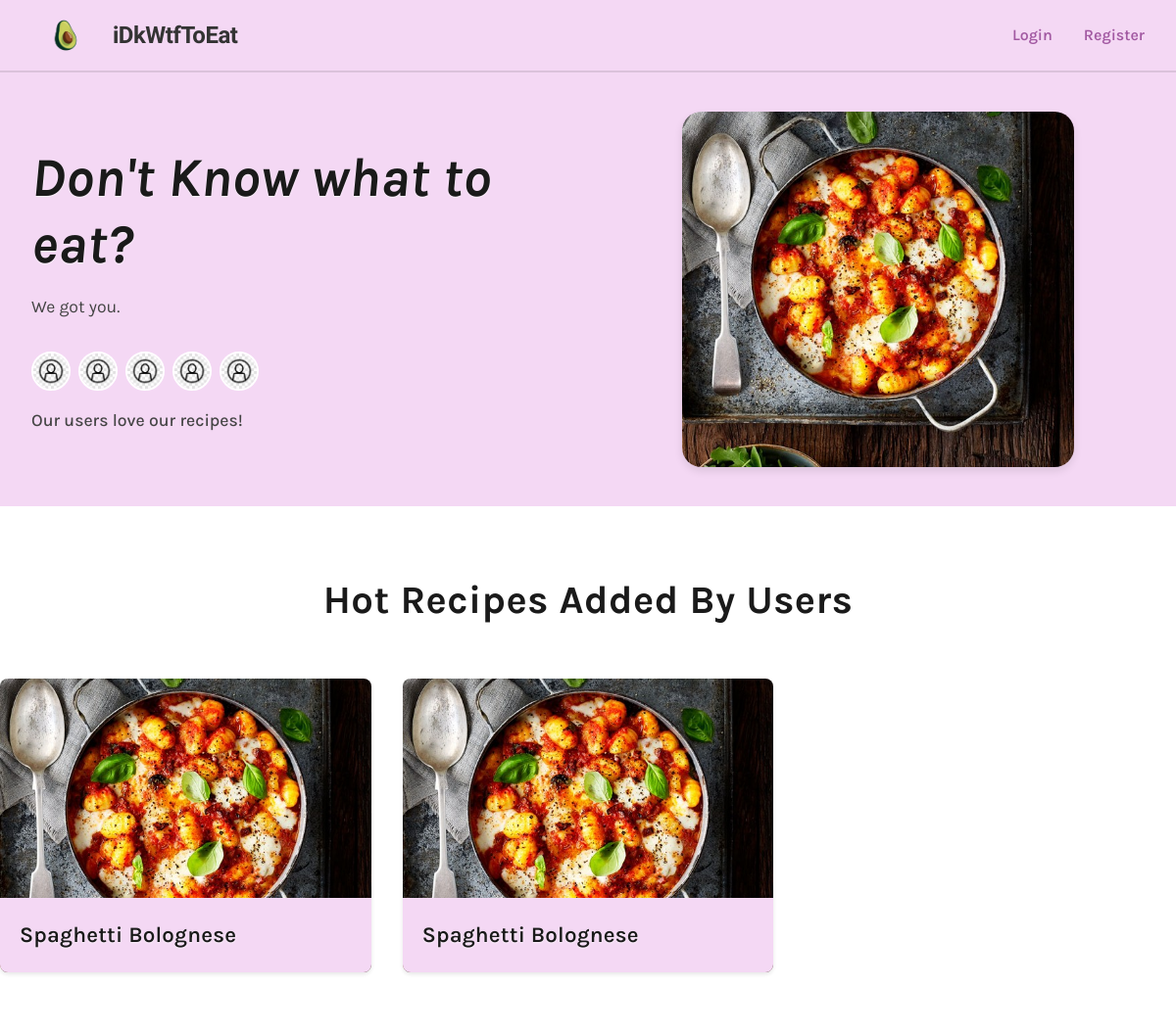
The page /index on the database as committed earlier.
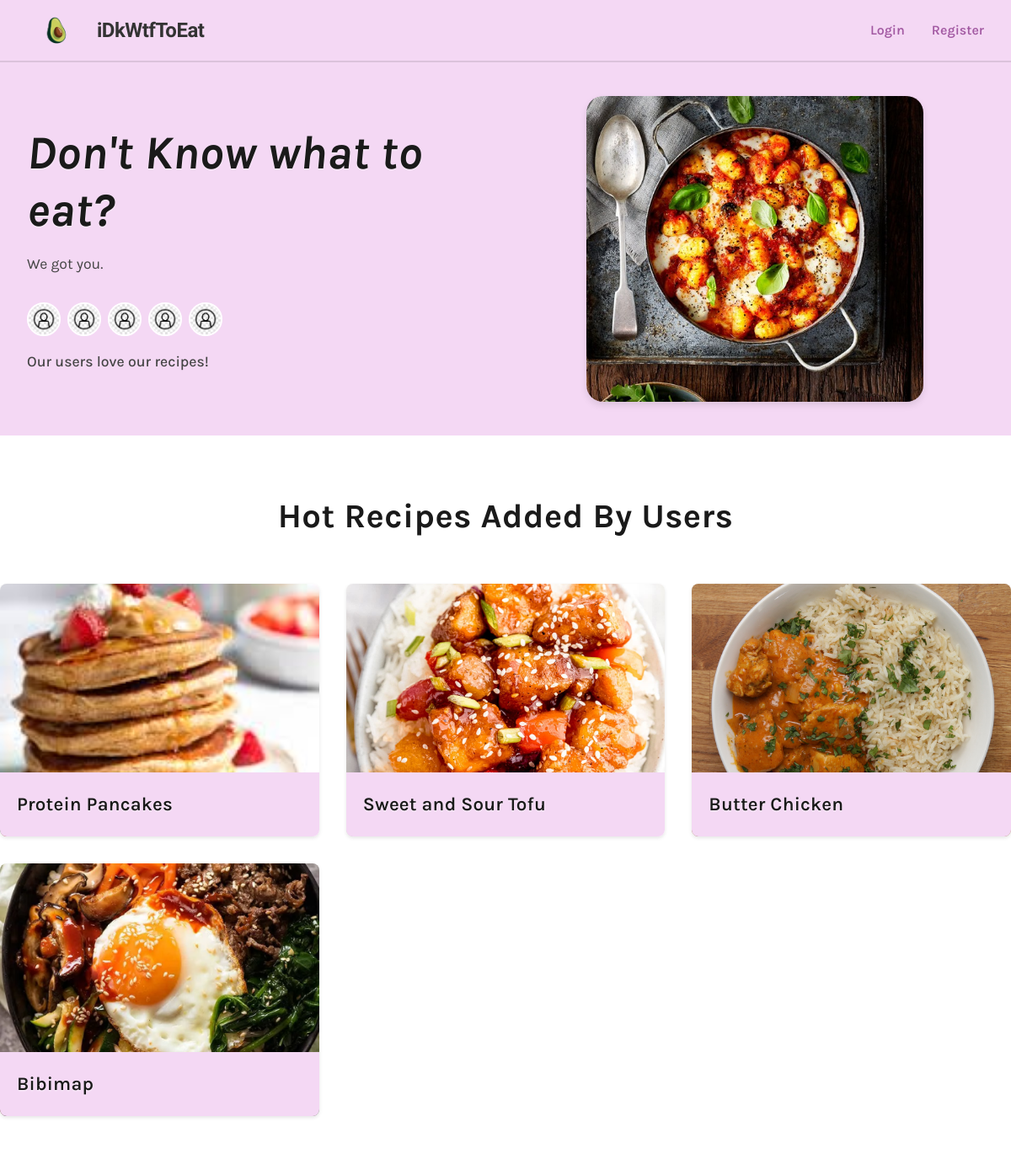
The same page on the database as committed later.
### app/models.py (models this page shows)
class Recipe(db.Model):
    id = db.Column(db.Integer, primary_key=True)
    title = db.Column(db.String(100), nullable=False)
    description = db.Column(db.Text)
    ingredients = db.Column(db.Text, nullable=False)
    instructions = db.Column(db.Text, nullable=False)
    calories = db.Column(db.Float, nullable=False)
    protein = db.Column(db.Float, nullable=False)
    created_at = db.Column(db.DateTime, default=datetime.utcnow)
    user_id = db.Column(db.Integer, db.ForeignKey('user.id'))
    category_id = db.Column(db.Integer, db.ForeignKey('category.id'))
    image_url = db.Column(db.String(255))  # Store the path to the uploaded image
    prep_time = db.Column(db.Float)
    cook_time = db.Column(db.Float)
    servings = db.Column(db.Float)

### app/main/routes.py (the view)
@bp.route('/')
@bp.route('/index')
def index():
    recipes = Recipe.query.order_by(Recipe.created_at.desc()).all()
    return render_template('index.html',
                         title='Home',
                         recipes=recipes)

### app/templates/index.html (shortened to what this page needs)
{% extends "base.html" %}
{% block content %}
    {% if not current_user.is_authenticated %}
        <section class="hero-section">
            <div class="hero-content">
                <div class="hero-text">
                    <h1>Don't Know what to eat?</h1>
                    <p class="subtitle">We got you.</p>
                    <div class="user-avatars">
                        <img src="{{ url_for('static', filename='images/user-pic.jpg') }}" alt="User" class="avatar">
                        <img src="{{ url_for('static', filename='images/user-pic.jpg') }}" alt="User" class="avatar">
                        <img src="{{ url_for('static', filename='images/user-pic.jpg') }}" alt="User" class="avatar">
                        <img src="{{ url_for('static', filename='images/user-pic.jpg') }}" alt="User" class="avatar">
                        <img src="{{ url_for('static', filename='images/user-pic.jpg') }}" alt="User" class="avatar">
                    </div>
                    <p class="testimonial">Our users love our recipes!</p>
                </div>
                <div class="hero-image">
                    <img src="{{ url_for('static', filename='images/main-body-food.jpg') }}" alt="Delicious Dish">
                </div>
            </div>
        </section>
        <section class="hot-recipes">
            <h2>Hot Recipes Added By Users</h2>
            <div class="recipe-grid">
                {% if recipes %}
                    {% for recipe in recipes[:4] %}
                        <div class="recipe-card">
                            {% if recipe.image_url %}
                                <img src="{{ recipe.image_url }}" alt="{{ recipe.title }}">
                            {% else %}
                                <img src="{{ url_for('static', filename='images/main-body-food.jpg') }}" alt="Default Recipe Image">
                            {% endif %}
                            <div class="recipe-info">
                                <h3>{{ recipe.title }}</h3>
                            </div>
                        </div>
                    {% endfor %}
                {% else %}
                    <p class="no-recipes">No recipes found yet. Be the first to add one!</p>
                {% endif %}
            </div>
        </section>
    {% endif %}
{% endblock %}

Rows that differ between the two databases and show on the page:
no longer on this page (row unchanged): Recipe: title "Spaghetti Bolognese"
no longer on this page (row unchanged): Recipe: title "Spaghetti Bolognese"
added Recipe: image_url (picture), title "Protein Pancakes"
added Recipe: image_url (picture), title "Sweet and Sour Tofu"
added Recipe: image_url (picture), title "Butter Chicken"
added Recipe: image_url (picture), title "Bibimap"
